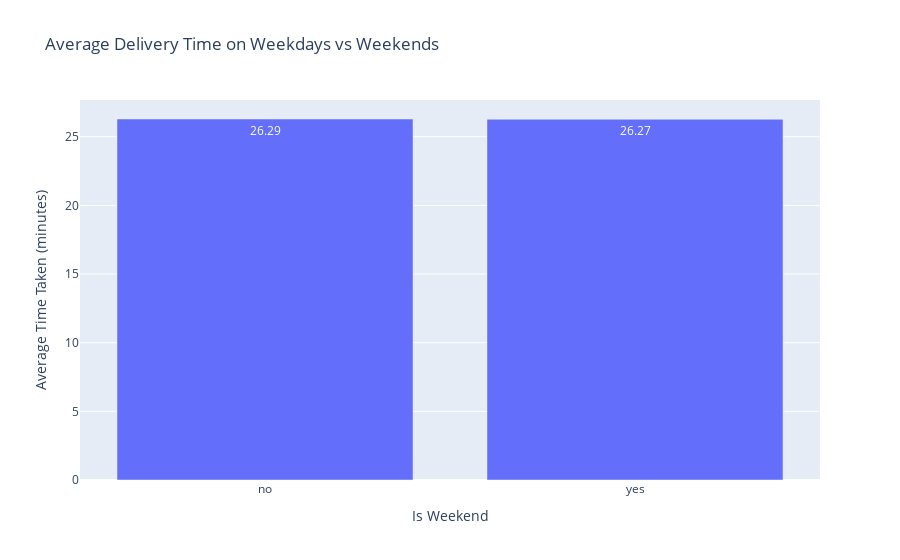

The cell this chart's notebook holds for it:
### Markdown cell above
#### Average delivery time on weekdays vs weekends

### Code cell
# Group the data by 'Is_weekend' and calculate the average time taken
avg_time_taken = df.groupby('Is_weekend')['Time_taken(min)'].mean().round(2).reset_index()

# Create a bar chart using Plotly Express
fig = px.bar(avg_time_taken, x='Is_weekend', y='Time_taken(min)', 
             title='Average Delivery Time on Weekdays vs Weekends',
             labels={'Is_weekend': 'Is Weekend', 'Time_taken(min)': 'Average Time Taken (minutes)'},
             text='Time_taken(min)')

# Show the plot
fig.show()

### Figure 1 — Plotly figure (JSON) as saved in the notebook; plotly's stock layout.template omitted (floating-point values rounded to 4 significant figures)
{"data": [{"alignmentgroup": "True", "hovertemplate": "Is Weekend=%{x}<br>Average Time Taken (minutes)=%{text}<extra></extra>", "legendgroup": "", "marker": {"color": "#636efa"}, "name": "", "offsetgroup": "", "orientation": "v", "showlegend": false, "text": [26.29, 26.27], "textposition": "auto", "type": "bar", "x": ["no", "yes"], "xaxis": "x", "y": [26.29, 26.27], "yaxis": "y"}], "layout": {"barmode": "relative", "legend": {"tracegroupgap": 0}, "title": {"text": "Average Delivery Time on Weekdays vs Weekends"}, "xaxis": {"anchor": "y", "domain": [0, 1], "title": {"text": "Is Weekend"}}, "yaxis": {"anchor": "x", "domain": [0, 1], "title": {"text": "Average Time Taken (minutes)"}}}}
